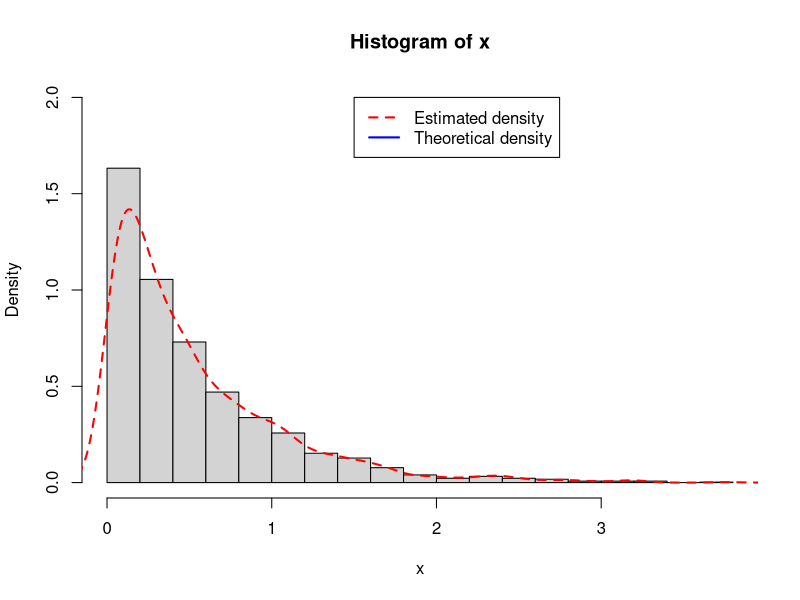
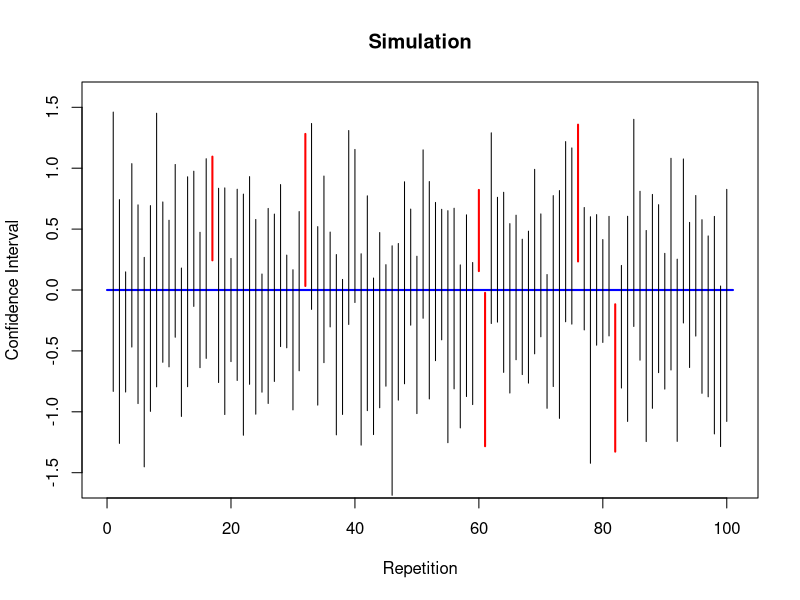
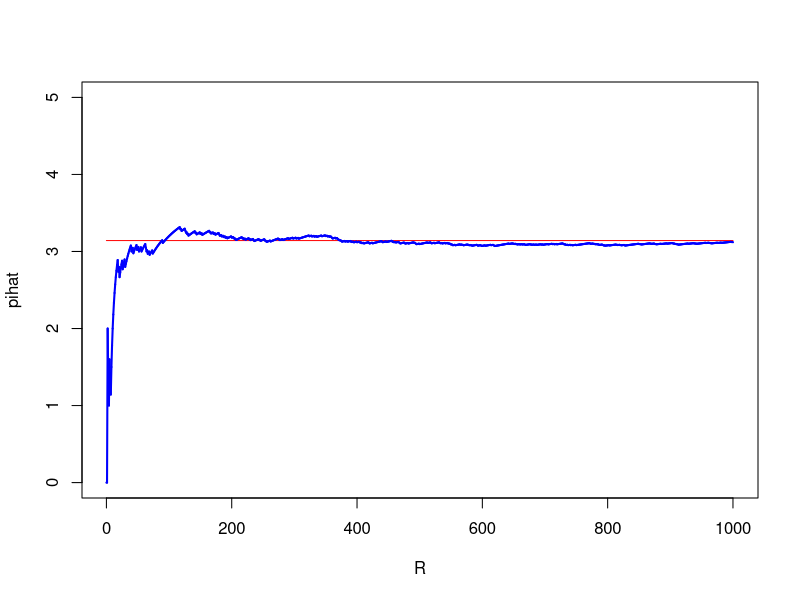

The R script that drew these images, in order:
x <- sample(1:10, 5); x
# Basic

which.max(x)
which.min(x)
sum(x); prod(x)
cumsum(x)
prod(x)
factorial(x)

# Calculus
y <- D(expression(exp(x^2)), 'x'); y
x <- c(1, 1.2, 2)
eval(y)
D(expression(x^2), 'x')
?D
?eval

f <- function(x) 2*x^2
integrate(f, 0, 1)


# Distribution
x <- dunif(x = 1.5, min = 0, max = 10); x



x <- rexp(2000, rate = 2); mean(x)
hist(x, freq = F, ylim = c(0, 2), breaks = 20)
lines(density(x), col = "red", lty = 2, lwd = 2)
legend(1.5,2,c('Estimated density','Theoretical density'),
       col=c('red','blue'),lty=c(2,1),lwd=c(2,2))


pexp(1, rate = 2)
qexp(0.5, rate = 2)
 

x <- rbinom(500, 10, 0.3)
mean(x)
var(x)

dbinom(2, 10, 0.3)
pbinom(2, 10, 0.3)
qbinom(0.5, 10, 0.3)
qbinom(0.5, 1000, 0.84)

rnorm(100, mean = 3, sd = 1)
rt(100, df = 10)
dchisq(10, 20)




x <- 1:5; y <- 3:7; union(x, y)
intersect(x, y)
setdiff(x,y)
setequal(x, y)

# Is 3 in y?
3 %in% y
x <- 1:4; 3 %in% x

# combination ( choose ) 
choose(10, 3)
# show subsets in combination
combn(x = letters[1:5], m = 3)



# Buffon's Needle Problem
buffon <- function(n, L){
  d <- runif(n, 0, L/2)
  theta <- runif(n, 0, pi)
  x <- (L/2) * sin(theta)
  p <- sum(d <= x)/n
  
  return(p)
}

# why this return is different with buffon 1  
buffon2 <- function(n, L){
  d <- seq(0, L/2, length.out = n)
  theta <- seq(0, pi, length.out = n)
  x <- (L/2) * sin(theta)
  p <- sum(d <= x)/n
  
  return(p)
}


buffon(1000, 1)
buffon(100000, 10)
buffon(1000000, 1)
buffon2(100000, 1)


# confidence interval
cfv <- function(n, R = 100, mu = 0, sd = 1, alpha = 0.05){
  B <- 5*sd/sqrt(n)
  K <- 0
  plot(c(0,R+1), c(mu,mu), type='l', col='blue',
       lwd=2, ylim=c(mu-B,mu+B), xlab='Repetition', 
       ylab='Confidence Interval', main='Simulation')
  
  for(i in 1:R){
    x <- rnorm(n, mean = mu, sd = sd)
    LB <- mean(x) + qt(alpha/2, n-1) * sd(x) / sqrt(n)
    UB <- mean(x) + qt(1-alpha/2, n-1) * sd(x) / sqrt(n)
    if(LB > mu | UB < mu) lines(c(i, i), c(LB, UB), col = 'red', lwd = 2)
    else{
      lines(c(i, i), c(LB, UB))
      K = K + 1;
      Sys.sleep(0.1)
    }
  }
  sprintf("Coverage Probability: %.3f", K/R)
}
cfv(n = 10, R = 100)

compute.pi <- function(r){
  x <- runif(r)
  y <- runif(r)
  z <- x^2 + y^2 <= 1
  return(4*sum(z)/r)
}
compute.pi(5000000)

com.pi <- function(r){
  plot(c(0,r),c(pi,pi),type='l',xlim=c(1,r),
       ylim=c(0,5),xlab='R',ylab='pihat',col='red')
  m = 0
  old.pi = 0
  for (i in 1:r)
  {
    x = runif(2)
    if((x[1]^2 + x[2]^2) <= 1) m = m + 1
    new.pi = 4*m/i
    lines(c(i-1,i),c(old.pi,new.pi),lwd=2,col='blue')
    old.pi = new.pi
    Sys.sleep(0.02)
  }
  return(4*m/r)
}
com.pi(1000)

















